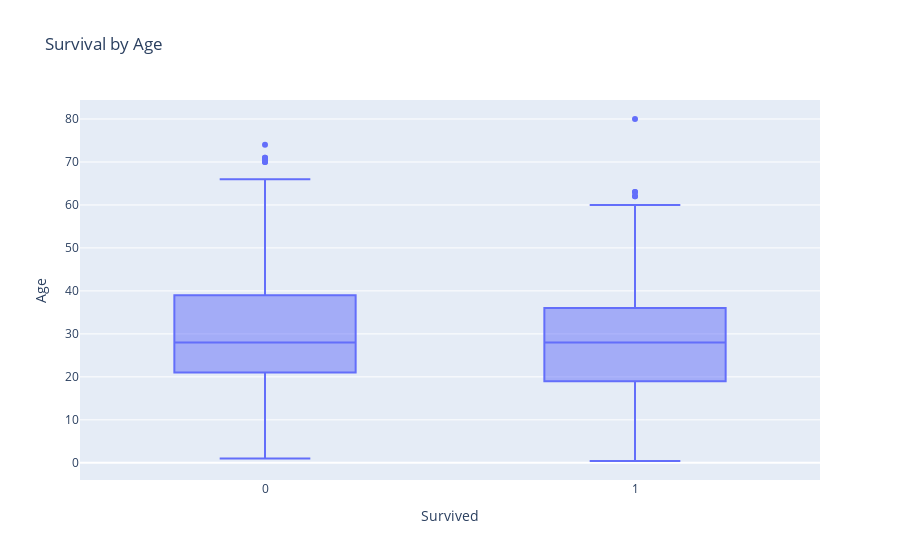

The notebook cell saved with this chart:
### Code cell
fig = px.box(df, x='Survived', y='Age', title="Survival by Age")
fig.show()

### Figure 1 — Plotly figure (JSON) as saved in the notebook; plotly's stock layout.template omitted (floating-point values rounded to 4 significant figures; data arrays with more than 128 entries replaced by an {"elided": "..."} marker saying what was removed)
{"data": [{"alignmentgroup": "True", "hovertemplate": "Survived=%{x}<br>Age=%{y}<extra></extra>", "legendgroup": "", "marker": {"color": "#636efa"}, "name": "", "notched": false, "offsetgroup": "", "orientation": "v", "showlegend": false, "type": "box", "x": {"elided": "891 int values"}, "x0": " ", "xaxis": "x", "y": {"elided": "891 float values"}, "y0": " ", "yaxis": "y"}], "layout": {"boxmode": "group", "legend": {"tracegroupgap": 0}, "title": {"text": "Survival by Age"}, "xaxis": {"anchor": "y", "domain": [0, 1], "title": {"text": "Survived"}}, "yaxis": {"anchor": "x", "domain": [0, 1], "title": {"text": "Age"}}}}
